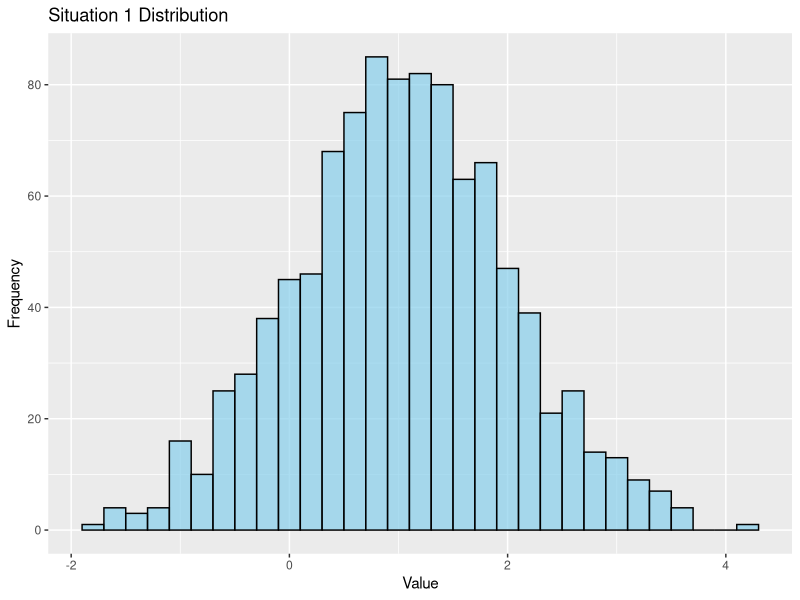
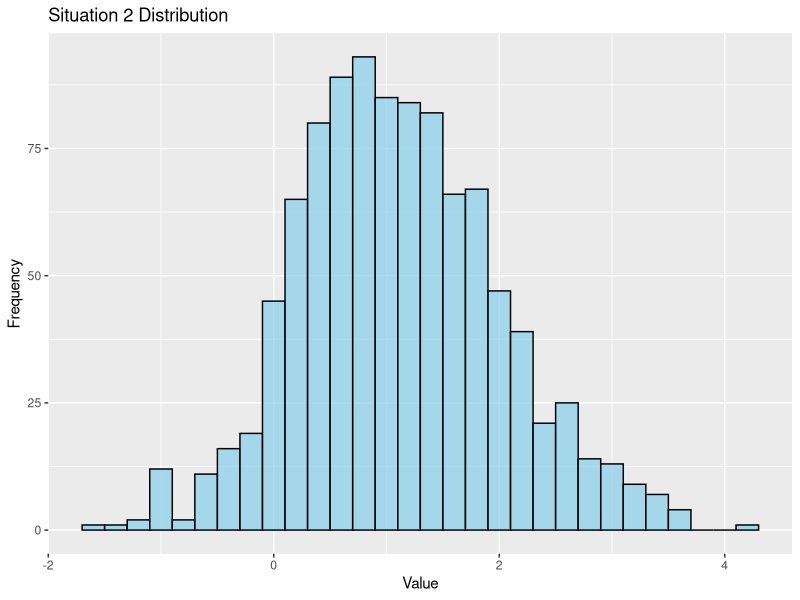
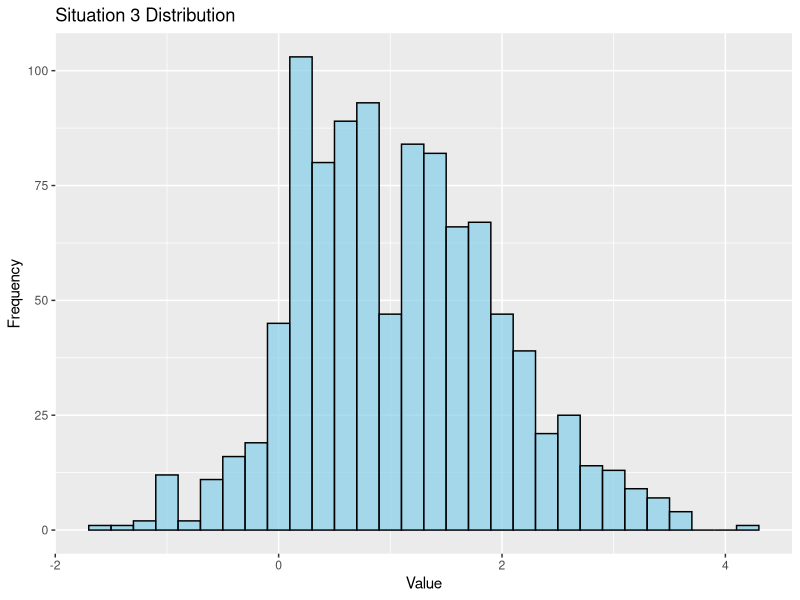
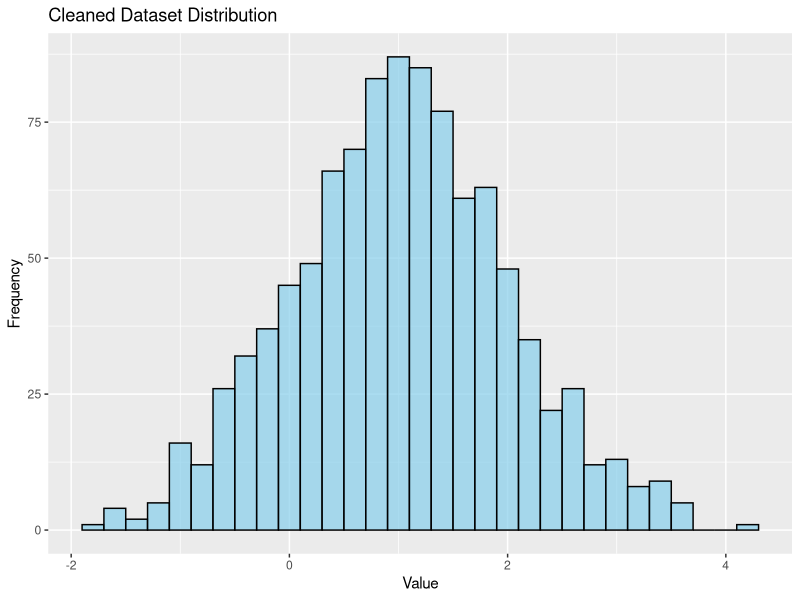

R code for these plots, in order:
## ---- chunk 1
#| echo: false
#| eval: true
#| label: tbl-table1
#| tbl-cap: Summary Statistics of Clean Data
#| warning: false

library(ggplot2)
# Set seed for reproducibility
set.seed(123)


# Simulate the true data generating process
true_data <- rnorm(1000, mean = 1, sd = 1)

# Summary statistics
summary_stats <- round(summary(true_data), 2)


# Convert summary statistics to a character string
summary_str <- capture.output(print(summary_stats))

# Calculate the number of empty spaces to center the table
num_empty_spaces <- (getOption("width") - nchar(summary_str)) / 2

# Print the summary statistics centered
cat(sprintf("%*s\n", num_empty_spaces + nchar(summary_str), summary_str))


## ---- chunk 2
#| echo: false
#| eval: true
#| warning: false
#| label: fig-1
#| fig-cap: Situation 1 Distribution

library(ggplot2)
# Introduce error in the instrument memory
error_data <- true_data
error_data[901:1000] <- true_data[1:100]
ggplot(data = data.frame(value = error_data), aes(x = value)) +
  geom_histogram(binwidth = 0.2, color = "black", fill = "skyblue", alpha = 0.7) +
  labs(title = "Situation 1 Distribution",
       x = "Value",
       y = "Frequency")

## ---- chunk 3
#| echo: false
#| eval: true
#| label: tbl-table2
#| tbl-cap: Summary Statistics of Situation 1 Data
#| warning: false

library(ggplot2)
# Set seed for reproducibility
set.seed(123)


# Summary statistics
summary_stats1 <- round(summary(error_data), 2)

# Convert summary statistics to a character string
summary_str <- capture.output(print(summary_stats1))

# Calculate the number of empty spaces to center the table
num_empty_spaces <- (getOption("width") - nchar(summary_str)) / 2

# Print the summary statistics centered
cat(sprintf("%*s\n", num_empty_spaces + nchar(summary_str), summary_str))


## ---- chunk 4
#| echo: false
#| eval: true
#| warning: false
#| label: fig-2
#| fig-cap: Situation 2 Distribution
# Identify negative values in the dataset
neg_indices <- which(error_data < 0)

# Randomly select half of the negative values to change to positive
neg_to_pos_indices <- sample(neg_indices, length(neg_indices) / 2)

# Change selected negative values to positive
error_data[neg_to_pos_indices] <- abs(error_data[neg_to_pos_indices])

ggplot(data = data.frame(value = error_data), aes(x = value)) +
  geom_histogram(binwidth = 0.2, color = "black", fill = "skyblue", alpha = 0.7) +
  labs(title = "Situation 2 Distribution",
       x = "Value",
       y = "Frequency")

## ---- chunk 5
#| echo: false
#| eval: true
#| label: tbl-table3
#| tbl-cap: Summary Statistics of Situation 2 Data
#| warning: false

# Set seed for reproducibility
set.seed(123)

# Summary statistics
summary_stats2 <- round(summary(error_data), 2)

# Convert summary statistics to a character string
summary_str <- capture.output(print(summary_stats2))

# Calculate the number of empty spaces to center the table
num_empty_spaces <- (getOption("width") - nchar(summary_str)) / 2

# Print the summary statistics centered
cat(sprintf("%*s\n", num_empty_spaces + nchar(summary_str), summary_str))


## ---- chunk 6
#| echo: false
#| eval: true
#| warning: false
#| label: fig-3
#| fig-cap: Situation 3 Distribution
# Introduce error by changing the decimal place on values between 1 and 1.1
error_data[which(error_data >= 1 & error_data <= 1.1)] <- error_data[which(error_data >= 1 & error_data <= 1.1)] / 10
ggplot(data = data.frame(value = error_data), aes(x = value)) +
  geom_histogram(binwidth = 0.2, color = "black", fill = "skyblue", alpha = 0.7) +
  labs(title = "Situation 3 Distribution",
       x = "Value",
       y = "Frequency")

## ---- chunk 7
#| echo: false
#| eval: true
#| label: tbl-table4
#| tbl-cap: Summary Statistics of Situation 3 Data
#| warning: false

# Set seed for reproducibility
set.seed(123)

# Summary statistics
summary_stats3 <- round(summary(error_data), 2)
# Convert summary statistics to a character string
summary_str <- capture.output(print(summary_stats3))

# Calculate the number of empty spaces to center the table
num_empty_spaces <- (getOption("width") - nchar(summary_str)) / 2

# Print the summary statistics centered
cat(sprintf("%*s\n", num_empty_spaces + nchar(summary_str), summary_str))


## ---- chunk 8
#| echo: false
#| eval: true
#| warning: false
#| label: fig-4
#| fig-cap: Situation 4-Cleaned Dataset Distribution
# Cleaned dataset obtained after the inadvertent modifications
cleaned_data <- true_data


# Plotting the original true data generating process
ggplot(data = data.frame(value = true_data), aes(x = value)) +
  geom_histogram(binwidth = 0.2, color = "black", fill = "skyblue", alpha = 0.7) +
  labs(title = "Cleaned Dataset Distribution",
       x = "Value",
       y = "Frequency")

